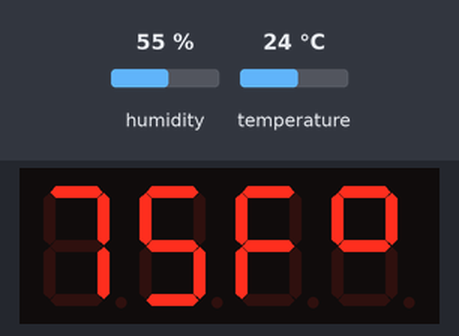
The sketch below on a simulated Arduino Uno, built with avr-gcc and run on an emulated ATmega328P. Parts: 4-digit seven-segment display. The test bench sets the inputs (shaded band); at power-on: temperature 24 °C, humidity 55 %.

Above: at 2.9 s.
3.0 s: temperature set to 12 °C
At 4.6 s:
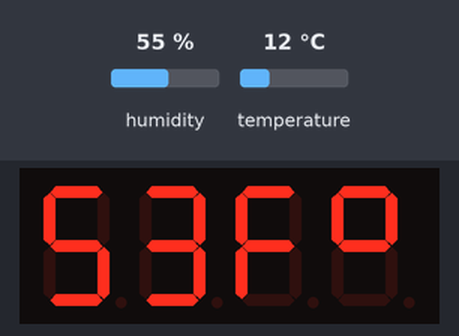
5.8 s: temperature set to 19 °C
At 7.7 s:
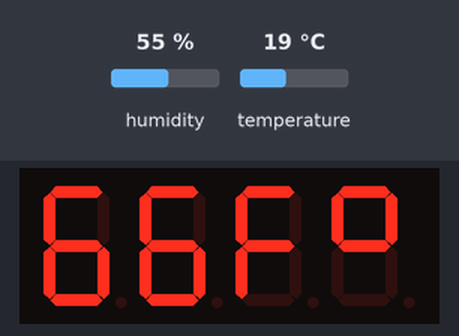
8.6 s: temperature set to 28 °C
At 11.5 s:
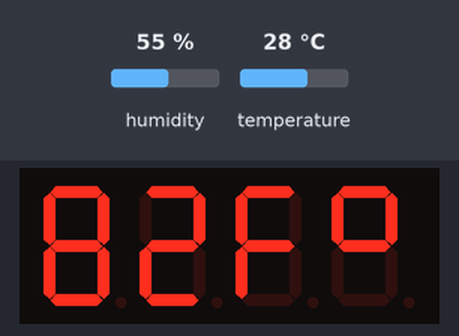
Timing chart, 0 to 13.0 s (numbered marks = the images above; inputs shaded):
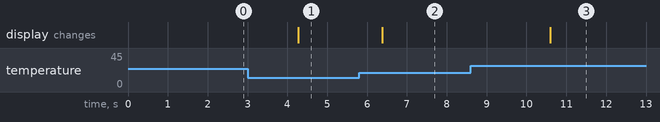

The sketch:

temp_f.ino
```cpp
#include <DHT.h>
#include <TM1637Display.h>

// Define the connections pins
#define CLK 2
#define DIO 3
TM1637Display display(CLK, DIO); // Create an instance of the TM1637Display

// Create the °C Symbol
const uint8_t Celsius[] = {
  // SEG_A | SEG_B | SEG_F | SEG_G,  // Circle
  SEG_A | SEG_G | SEG_E | SEG_F   // C
};

// Uncomment the type of sensor you are using
//#define DHTTYPE DHT11         // DHT 11
#define DHTTYPE DHT22          // DHT 22
#define DHTPIN 5

DHT dht = DHT(DHTPIN , DHTTYPE); // Create an DHT object


void setup() {
  display.setBrightness(5);  // Set the display brightness (0-7)
  dht.begin(); // Setup the DHT sensor
};


void loop() {
  display.clear();           // Clear the display

  // Read the temperature as Celsius from the sensor
  int temp = dht.readTemperature();
  int temp_f =(temp*9/5)+32;

  // Display the temperature in Celsius
  display.showNumberDec(temp_f, false, 2, 0);
  display.setSegments(Celsius, 2, 2);

  delay(1000);
};
```

Measured:
- after the input at 3.0 s, the display: changes after 1.3 s (image 1)
- after the input at 5.8 s, the display: changes after 0.58 s (image 2)
- after the input at 8.6 s, the display: changes after 2.0 s (image 3)
